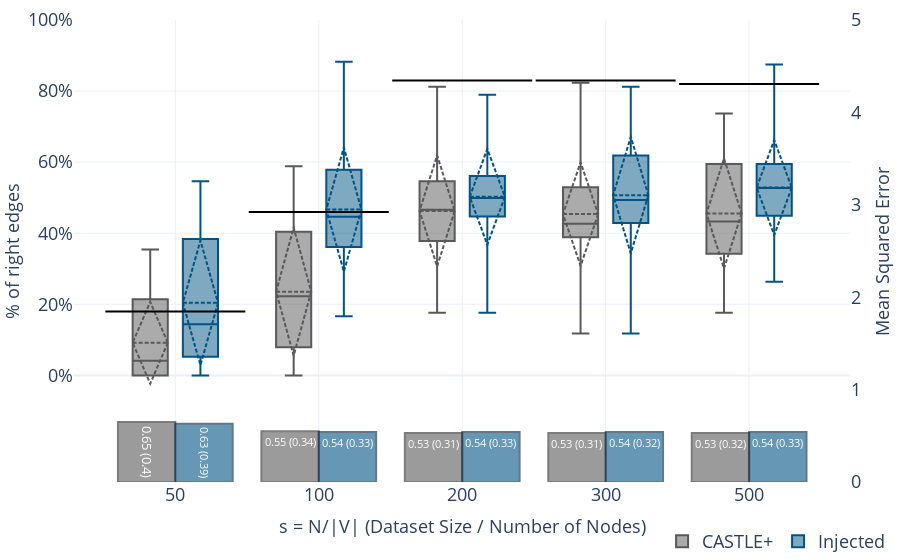
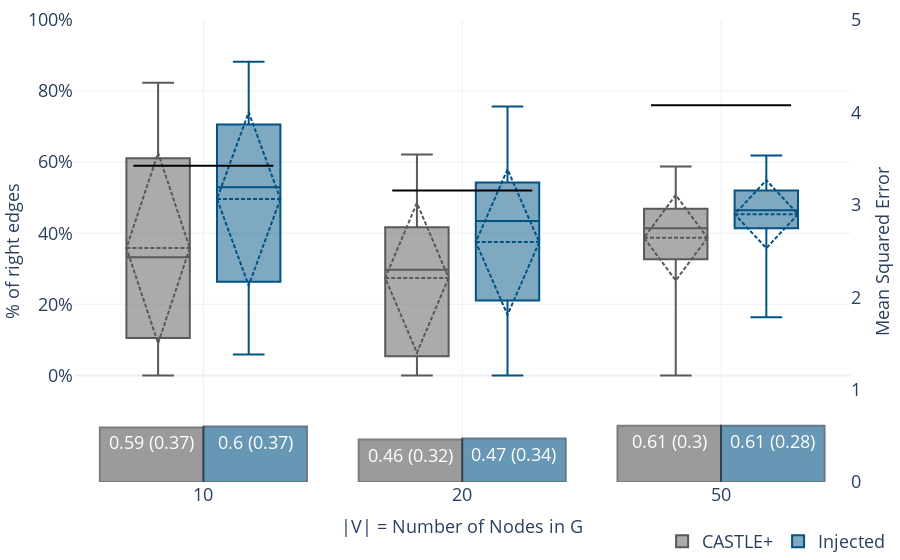
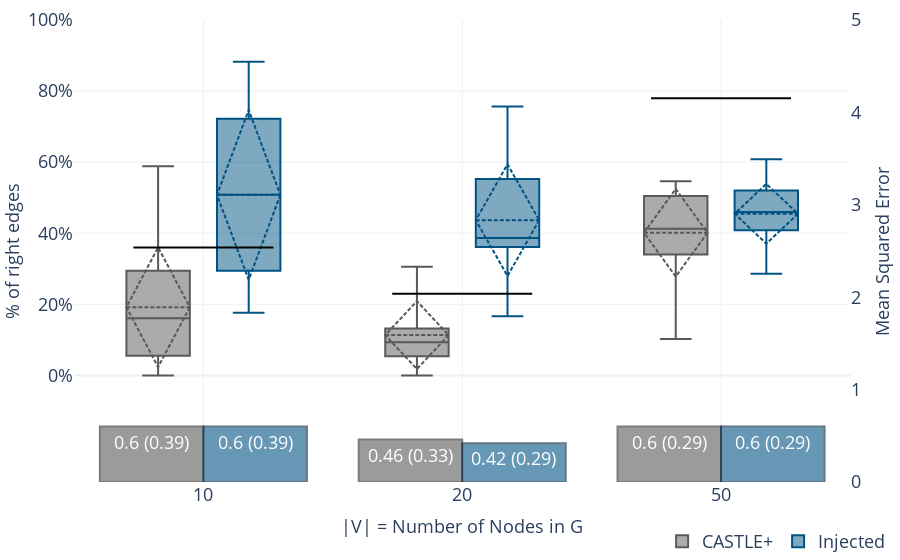
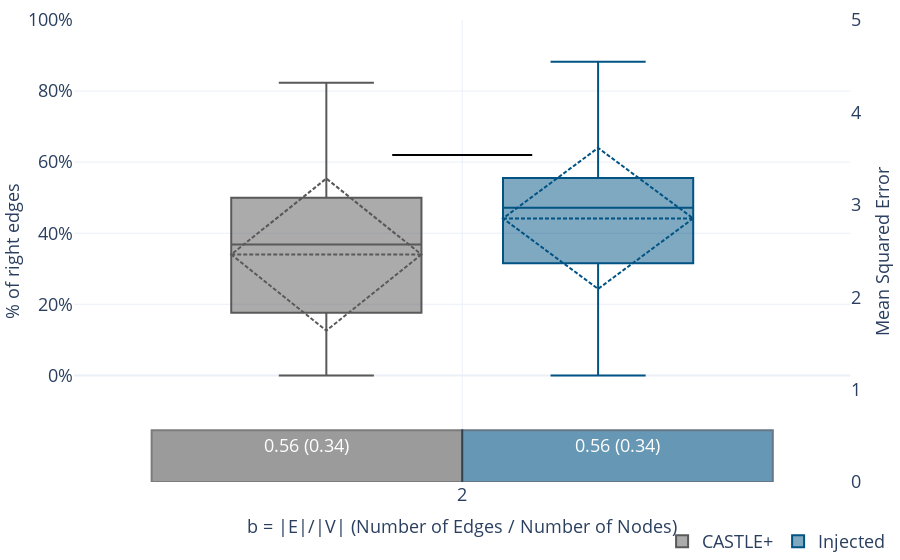

The cell these charts' notebook holds for them, in order:
### Markdown cell above
### Recostruction Experiment 50% known

### Code cell
import re
import os
import numpy as np
import pandas as pd
import plotly.graph_objects as go
from plotly.subplots import make_subplots
from utils import load_pickle, random_stability

verbose = False
verbose2 = False
nodes = '([\w]+)'
seeds = '([\w]+)'
dsets = '([\w.]+)'
outfs = str(1)
infs = str(1)
thetas = '([-+]?([0-9]+)(\.[0-9]+)?)'

# ## Versions
# # 'v3' reconstrunction toy experiment - 84%
# # 'p1' = partial toy experiment - 96%
# # 'r2' = reconstruction toy experiment, 20n 4b - 0%
# # 'r3' = reconstruction toy experiment, 10n 4b - 0%
# # 'r4' = reconstruction toy experiment, 10n 1b - 0%
# # 'r5' = reconstruction toy experiment, 15n 2b - ?
# # 'r6' = reconstruction toy experiment, 10n 1b - 32hidden
# # 'r7' = reconstruction toy experiment, 20n 4b - 0%
# # 'r_ex3' = reconstruction experiment, 10n 20n 50n 1b 20%known
# # 'r_ex_2b' = reconstruction experiment, 10n 20n 50n 2b 20%known
# # 'r_ex_5b' = reconstruction experiment, 10n 20n 50n 5b 20%known
# # 'r_ex_1b_50' = reconstruction experiment, 10n 20n 50n 2b 50%known
version = '(r_ex_1b_50)'

known_p = 0.5

folder = './results/'
# CASTLE/results/Nested1FoldCASTLE.Reg.Synth.10.625.r_ex2.pkl

count = 0
res = []

for filename in os.listdir(folder):
    match = re.search(f'Nested1FoldCASTLE.Reg.Synth.{nodes}.{dsets}.{version}.pkl$', filename)
    if match != None:
        count += 1
        
        report = load_pickle(os.path.join(folder, filename), verbose=False)
        for key, value in report.items():
            # print(key, value)
            t = [[match.group(3)],[value[i] for i in ['theta', 'n_nodes', 'N_edges', 'seed', 'data_size', 'MSE', 'MAE','right','matching']]]
            res.append([i for sublist in t for i in sublist])
            # print(res)
print("Count=",count)

df = pd.DataFrame(res)
df.columns = ['V','Type', 'N_nodes', 'N_edges', 'seed', 'Size', 'MSE', 'MAE','right','matching']
df['alpha'] = ((df['Size'].astype(int)*0.8)/df['N_nodes'].astype(int)).astype(int)
df['branch'] = np.round(((df['N_edges'].astype(int))/df['N_nodes'].astype(int)).astype(float),0).astype(int)
bins = pd.IntervalIndex.from_tuples([(0, 1), (1, 2), (2, 5)])
df['branch_bin'] = pd.cut(df['branch'], bins)

df['alpha2'] = ((df['Size'].astype(int)*0.8)/df['branch'].astype(int)).astype(int)
bins = pd.IntervalIndex.from_tuples([(0, 500), (500, 1000), (1000, 2000), (2000, 5000), (5000,np.Inf)])
df['alpha3'] = pd.cut(df['alpha2'], bins)

df['alpha4'] = ((df['Size'].astype(int)*0.8)/df['N_edges'].astype(int)).astype(int)
bins = pd.IntervalIndex.from_tuples([(0, 50), (50, 100), (100, 150), (150, 200), (200,np.Inf)])
df['alpha5'] = pd.cut(df['alpha4'], bins)

df['rebase_den'] = (df['N_edges'].astype(int)-(df['N_edges']*known_p).astype(int))
df['rebased'] = (df['matching'].astype(int)/(df['N_edges'].astype(int)-(df['N_edges']*known_p).astype(int))).clip(upper= 1 )

df = df[df['alpha'] != 1000]
# display(df)

    
plot_ly_by('alpha', df, x_desc="s = N/|V| (Dataset Size / Number of Nodes)")

plot_ly_by('N_nodes', df, x_desc="|V| = Number of Nodes in G")

plot_ly_by('N_nodes', df[df['alpha'] == 100], x_desc="|V| = Number of Nodes in G")

plot_ly_by('branch', df, x_desc="b = |E|/|V| (Number of Edges / Number of Nodes)")
plot_ly_by('branch_bin', df, x_desc="b = |E|/|V| (Number of Edges / Number of Nodes)")

plot_ly_by('alpha3', df, x_desc="Dataset Size / b (b=N Edges/N Nodes)")

plot_ly_by('alpha5', df, x_desc="N/|E| (Dataset Size / N Edges)")


# plot_ly_by('Size', df[df['N_nodes'] == 10], x_desc="Dataset Size")

### Figure 1 — Plotly figure (JSON) as saved in the notebook; plotly's stock layout.template omitted (floating-point values rounded to 4 significant figures; data arrays with more than 128 entries replaced by an {"elided": "..."} marker saying what was removed)
{"data": [{"marker": {"color": "#595959", "line": {"color": "#262626", "width": 2}}, "name": "CASTLEMSE", "opacity": 0.6, "showlegend": false, "text": ["0.65 (0.4)", "0.55 (0.34)", "0.53 (0.31)", "0.53 (0.31)", "0.53 (0.32)"], "textposition": "auto", "type": "bar", "x": ["50", "100", "200", "300", "500"], "xaxis": "x", "y": [0.65, 0.55, 0.53, 0.53, 0.53], "yaxis": "y2"}, {"marker": {"color": "#005383", "line": {"color": "#001F3A", "width": 2}}, "name": "InjectedMSE", "opacity": 0.6, "showlegend": false, "text": ["0.63 (0.39)", "0.54 (0.33)", "0.54 (0.33)", "0.54 (0.32)", "0.54 (0.33)"], "textposition": "inside", "type": "bar", "x": ["50", "100", "200", "300", "500"], "xaxis": "x", "y": [0.63, 0.54, 0.54, 0.54, 0.54], "yaxis": "y2"}, {"boxmean": "sd", "boxpoints": false, "marker": {"color": "#595959"}, "name": "CASTLE+", "type": "box", "x": {"elided": "150 str values"}, "xaxis": "x", "y": {"elided": "150 float values"}, "yaxis": "y"}, {"marker": {"color": "Black", "line": {"color": "Black", "width": 2}, "size": 100, "symbol": "line-ew"}, "mode": "markers", "name": "CASTLE+20%", "showlegend": false, "type": "scatter", "x": ["50", "100", "200", "300", "500"], "xaxis": "x", "y": [0.18, 0.46, 0.83, 0.83, 0.82], "yaxis": "y"}, {"boxmean": "sd", "boxpoints": false, "marker": {"color": "#005383"}, "name": "Injected", "type": "box", "x": {"elided": "150 str values"}, "xaxis": "x", "y": {"elided": "150 float values"}, "yaxis": "y"}], "layout": {"boxmode": "group", "font": {"size": 18}, "legend": {"orientation": "h", "x": 0.85, "xanchor": "center", "y": -0.17, "yanchor": "bottom"}, "margin": {"b": 20, "l": 50, "r": 0, "t": 20}, "title": {"text": "", "x": 0.5, "xanchor": "center", "y": 0.9, "yanchor": "top"}, "xaxis": {"anchor": "y", "domain": [0, 0.94], "showgrid": true, "title": {"font": {"size": 18}, "text": "s = N/|V| (Dataset Size / Number of Nodes)"}}, "yaxis": {"anchor": "x", "domain": [0, 1], "nticks": 10, "range": [-0.3, 1], "showgrid": true, "tickformat": ".0%", "tickvals": [0, 0.2, 0.4, 0.6, 0.8, 1], "title": {"font": {"size": 18}, "text": "% of right edges"}, "zeroline": true}, "yaxis2": {"anchor": "x", "nticks": 10, "overlaying": "y", "range": [0, 5], "showgrid": false, "side": "right", "title": {"font": {"size": 18}, "text": "Mean Squared Error"}, "zeroline": false}}}

### Figure 2 — Plotly figure (JSON) as saved in the notebook; plotly's stock layout.template omitted (floating-point values rounded to 4 significant figures; data arrays with more than 128 entries replaced by an {"elided": "..."} marker saying what was removed)
{"data": [{"marker": {"color": "#595959", "line": {"color": "#262626", "width": 2}}, "name": "CASTLEMSE", "opacity": 0.6, "showlegend": false, "text": ["0.59 (0.37)", "0.46 (0.32)", "0.61 (0.3)"], "textposition": "auto", "type": "bar", "x": ["10", "20", "50"], "xaxis": "x", "y": [0.59, 0.46, 0.61], "yaxis": "y2"}, {"marker": {"color": "#005383", "line": {"color": "#001F3A", "width": 2}}, "name": "InjectedMSE", "opacity": 0.6, "showlegend": false, "text": ["0.6 (0.37)", "0.47 (0.34)", "0.61 (0.28)"], "textposition": "inside", "type": "bar", "x": ["10", "20", "50"], "xaxis": "x", "y": [0.6, 0.47, 0.61], "yaxis": "y2"}, {"boxmean": "sd", "boxpoints": false, "marker": {"color": "#595959"}, "name": "CASTLE+", "type": "box", "x": {"elided": "150 str values"}, "xaxis": "x", "y": {"elided": "150 float values"}, "yaxis": "y"}, {"marker": {"color": "Black", "line": {"color": "Black", "width": 2}, "size": 100, "symbol": "line-ew"}, "mode": "markers", "name": "CASTLE+20%", "showlegend": false, "type": "scatter", "x": ["10", "20", "50"], "xaxis": "x", "y": [0.59, 0.52, 0.76], "yaxis": "y"}, {"boxmean": "sd", "boxpoints": false, "marker": {"color": "#005383"}, "name": "Injected", "type": "box", "x": {"elided": "150 str values"}, "xaxis": "x", "y": {"elided": "150 float values"}, "yaxis": "y"}], "layout": {"boxmode": "group", "font": {"size": 18}, "legend": {"orientation": "h", "x": 0.85, "xanchor": "center", "y": -0.17, "yanchor": "bottom"}, "margin": {"b": 20, "l": 50, "r": 0, "t": 20}, "title": {"text": "", "x": 0.5, "xanchor": "center", "y": 0.9, "yanchor": "top"}, "xaxis": {"anchor": "y", "domain": [0, 0.94], "showgrid": true, "title": {"font": {"size": 18}, "text": "|V| = Number of Nodes in G"}}, "yaxis": {"anchor": "x", "domain": [0, 1], "nticks": 10, "range": [-0.3, 1], "showgrid": true, "tickformat": ".0%", "tickvals": [0, 0.2, 0.4, 0.6, 0.8, 1], "title": {"font": {"size": 18}, "text": "% of right edges"}, "zeroline": true}, "yaxis2": {"anchor": "x", "nticks": 10, "overlaying": "y", "range": [0, 5], "showgrid": false, "side": "right", "title": {"font": {"size": 18}, "text": "Mean Squared Error"}, "zeroline": false}}}

### Figure 3 — Plotly figure (JSON) as saved in the notebook; plotly's stock layout.template omitted (floating-point values rounded to 4 significant figures)
{"data": [{"marker": {"color": "#595959", "line": {"color": "#262626", "width": 2}}, "name": "CASTLEMSE", "opacity": 0.6, "showlegend": false, "text": ["0.6 (0.39)", "0.46 (0.33)", "0.6 (0.29)"], "textposition": "auto", "type": "bar", "x": ["10", "20", "50"], "xaxis": "x", "y": [0.6, 0.46, 0.6], "yaxis": "y2"}, {"marker": {"color": "#005383", "line": {"color": "#001F3A", "width": 2}}, "name": "InjectedMSE", "opacity": 0.6, "showlegend": false, "text": ["0.6 (0.39)", "0.42 (0.29)", "0.6 (0.29)"], "textposition": "inside", "type": "bar", "x": ["10", "20", "50"], "xaxis": "x", "y": [0.6, 0.42, 0.6], "yaxis": "y2"}, {"boxmean": "sd", "boxpoints": false, "marker": {"color": "#595959"}, "name": "CASTLE+", "type": "box", "x": ["10", "10", "10", "10", "10", "10", "10", "10", "10", "10", "20", "20", "20", "20", "20", "20", "20", "20", "20", "20", "50", "50", "50", "50", "50", "50", "50", "50", "50", "50"], "xaxis": "x", "y": [0.3125, 0.05882, 0.5882, 0.2941, 0.2105, 0.05263, 0, 0.05556, 0.1111, 0.2353, 0.05405, 0.1316, 0, 0.1143, 0.2632, 0.3056, 0.07895, 0, 0.08108, 0.1053, 0.102, 0.4167, 0.404, 0.4479, 0.4082, 0.5464, 0.3131, 0.3402, 0.5306, 0.5051], "yaxis": "y"}, {"marker": {"color": "Black", "line": {"color": "Black", "width": 2}, "size": 100, "symbol": "line-ew"}, "mode": "markers", "name": "CASTLE+20%", "showlegend": false, "type": "scatter", "x": ["10", "20", "50"], "xaxis": "x", "y": [0.36, 0.23, 0.78], "yaxis": "y"}, {"boxmean": "sd", "boxpoints": false, "marker": {"color": "#005383"}, "name": "Injected", "type": "box", "x": ["10", "10", "10", "10", "10", "10", "10", "10", "10", "10", "20", "20", "20", "20", "20", "20", "20", "20", "20", "20", "50", "50", "50", "50", "50", "50", "50", "50", "50", "50"], "xaxis": "x", "y": [0.7222, 0.4375, 0.2941, 0.7368, 0.8824, 0.2941, 0.2353, 0.1765, 0.7222, 0.5789, 0.3684, 0.6, 0.5526, 0.7568, 0.4737, 0.3158, 0.3611, 0.3947, 0.1667, 0.3784, 0.2857, 0.5208, 0.4545, 0.4167, 0.4646, 0.4082, 0.5204, 0.6082, 0.3838, 0.4845], "yaxis": "y"}], "layout": {"boxmode": "group", "font": {"size": 18}, "legend": {"orientation": "h", "x": 0.85, "xanchor": "center", "y": -0.17, "yanchor": "bottom"}, "margin": {"b": 20, "l": 50, "r": 0, "t": 20}, "title": {"text": "", "x": 0.5, "xanchor": "center", "y": 0.9, "yanchor": "top"}, "xaxis": {"anchor": "y", "domain": [0, 0.94], "showgrid": true, "title": {"font": {"size": 18}, "text": "|V| = Number of Nodes in G"}}, "yaxis": {"anchor": "x", "domain": [0, 1], "nticks": 10, "range": [-0.3, 1], "showgrid": true, "tickformat": ".0%", "tickvals": [0, 0.2, 0.4, 0.6, 0.8, 1], "title": {"font": {"size": 18}, "text": "% of right edges"}, "zeroline": true}, "yaxis2": {"anchor": "x", "nticks": 10, "overlaying": "y", "range": [0, 5], "showgrid": false, "side": "right", "title": {"font": {"size": 18}, "text": "Mean Squared Error"}, "zeroline": false}}}

### Figure 4 — Plotly figure (JSON) as saved in the notebook; plotly's stock layout.template omitted (floating-point values rounded to 4 significant figures; data arrays with more than 128 entries replaced by an {"elided": "..."} marker saying what was removed)
{"data": [{"marker": {"color": "#595959", "line": {"color": "#262626", "width": 2}}, "name": "CASTLEMSE", "opacity": 0.6, "showlegend": false, "text": ["0.56 (0.34)"], "textposition": "auto", "type": "bar", "x": ["2"], "xaxis": "x", "y": [0.56], "yaxis": "y2"}, {"marker": {"color": "#005383", "line": {"color": "#001F3A", "width": 2}}, "name": "InjectedMSE", "opacity": 0.6, "showlegend": false, "text": ["0.56 (0.34)"], "textposition": "inside", "type": "bar", "x": ["2"], "xaxis": "x", "y": [0.56], "yaxis": "y2"}, {"boxmean": "sd", "boxpoints": false, "marker": {"color": "#595959"}, "name": "CASTLE+", "type": "box", "x": {"elided": "150 str values"}, "xaxis": "x", "y": {"elided": "150 float values"}, "yaxis": "y"}, {"marker": {"color": "Black", "line": {"color": "Black", "width": 2}, "size": 100, "symbol": "line-ew"}, "mode": "markers", "name": "CASTLE+20%", "showlegend": false, "type": "scatter", "x": ["2"], "xaxis": "x", "y": [0.62], "yaxis": "y"}, {"boxmean": "sd", "boxpoints": false, "marker": {"color": "#005383"}, "name": "Injected", "type": "box", "x": {"elided": "150 str values"}, "xaxis": "x", "y": {"elided": "150 float values"}, "yaxis": "y"}], "layout": {"boxmode": "group", "font": {"size": 18}, "legend": {"orientation": "h", "x": 0.85, "xanchor": "center", "y": -0.17, "yanchor": "bottom"}, "margin": {"b": 20, "l": 50, "r": 0, "t": 20}, "title": {"text": "", "x": 0.5, "xanchor": "center", "y": 0.9, "yanchor": "top"}, "xaxis": {"anchor": "y", "domain": [0, 0.94], "showgrid": true, "title": {"font": {"size": 18}, "text": "b = |E|/|V| (Number of Edges / Number of Nodes)"}}, "yaxis": {"anchor": "x", "domain": [0, 1], "nticks": 10, "range": [-0.3, 1], "showgrid": true, "tickformat": ".0%", "tickvals": [0, 0.2, 0.4, 0.6, 0.8, 1], "title": {"font": {"size": 18}, "text": "% of right edges"}, "zeroline": true}, "yaxis2": {"anchor": "x", "nticks": 10, "overlaying": "y", "range": [0, 5], "showgrid": false, "side": "right", "title": {"font": {"size": 18}, "text": "Mean Squared Error"}, "zeroline": false}}}
